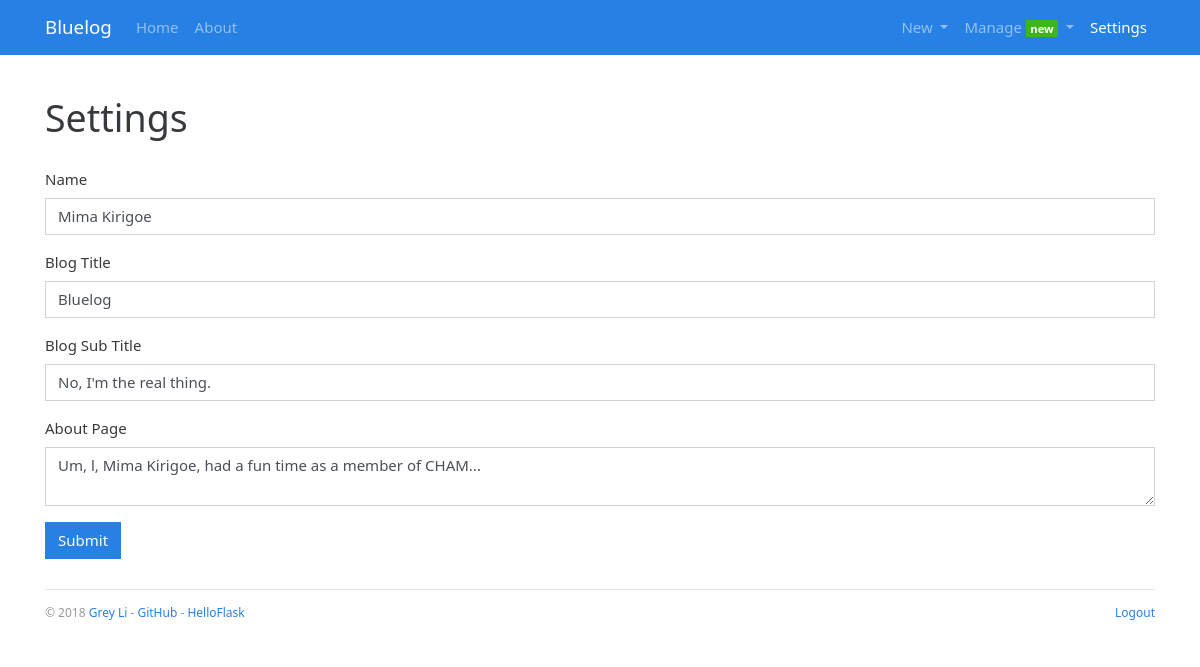
Before: /admin/settings (signed in) with the older database file.
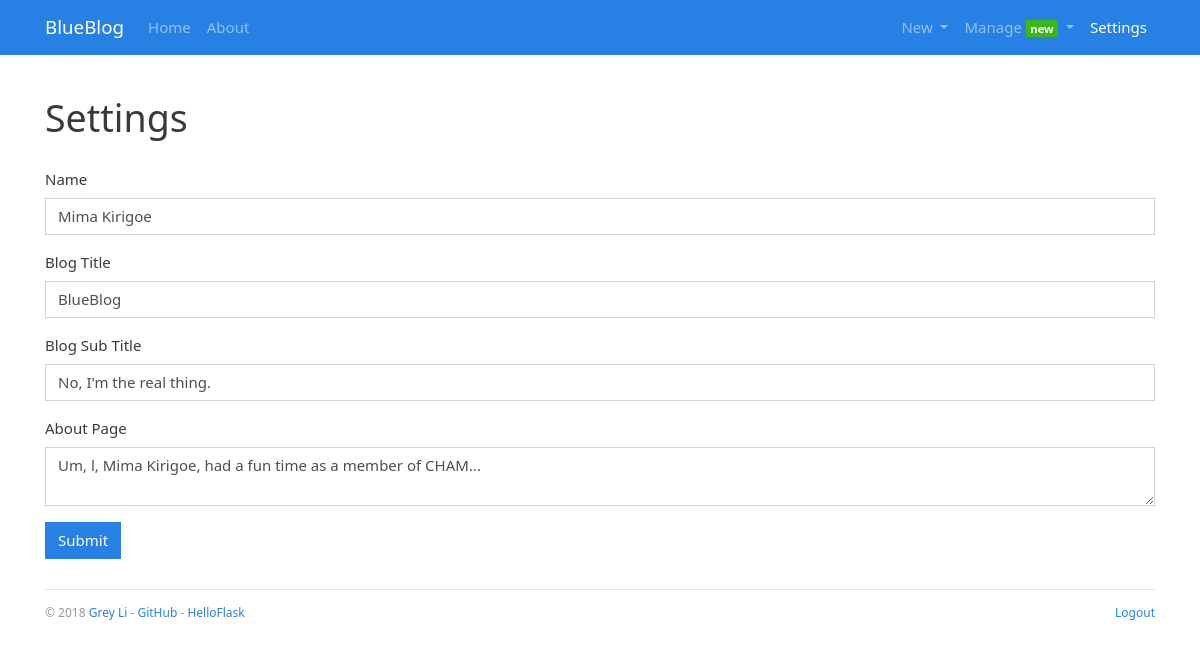
After: the same page with the newer database file.
### blueblog/models.py (models this page shows, shortened)
class Admin(db.Model, UserMixin):
    id = db.Column(db.Integer, primary_key=True)
    username = db.Column(db.String(20))
    password_hash=db.Column(db.String(128))
    blog_title = db.Column(db.String(60))
    blog_sub_title = db.Column(db.String(100))
    name = db.Column(db.String(30))
    about = db.Column(db.Text)

### blueblog/blueprints/admin.py (the view, shortened to what this page needs)
@admin_bp.route('/settings', methods=['GET', 'POST'])
@login_required
def settings():
    form = SettingForm()
    form.name.data = current_user.name
    form.blog_title.data = current_user.blog_title
    form.blog_sub_title.data = current_user.blog_sub_title
    form.about.data = current_user.about
    return render_template('admin/settings.html', form=form)

### blueblog/forms.py
class SettingForm(FlaskForm):
    name = StringField('Name', validators=[DataRequired(), Length(1, 30)])
    blog_title = StringField('Blog Title', validators=[DataRequired(), Length(1, 60)])
    blog_sub_title = StringField('Blog Sub Title', validators=[DataRequired(), Length(1, 100)])
    about = CKEditorField('About Page', validators=[DataRequired()])
    submit = SubmitField()

### blueblog/__init__.py (called while the page is built)
def register_template_context(app):
    @app.context_processor
    def make_template_context():
        admin = Admin.query.first()
        categories = Category.query.order_by(Category.name).all()
        links = Link.query.order_by(Link.name).all()
        if current_user.is_authenticated:
            unread_comments = Comment.query.filter_by(reviewed=False).count()
        else:
            unread_comments = None
        return dict(
            admin=admin, categories=categories,
            links=links, unread_comments=unread_comments)

### blueblog/extensions.py (called while the page is built)
@login_manager.user_loader
def load_user(user_id):
    from blueblog.models import Admin
    user = Admin.query.get(int(user_id))
    return user

### blueblog/templates/admin/settings.html (shortened to what this page needs)
{% extends 'base.html' %}
{% from 'bootstrap/form.html' import render_form %}
{% block content %}
    <div class="page-header">
        <h1>Settings</h1>
    </div>
    {{ render_form(form) }}
{% endblock %}

### blueblog/templates/base.html (shortened to what this page needs)
{% from 'bootstrap/nav.html' import render_nav_item %}
<!DOCTYPE html>
<html lang="en">
<head>
    {% block head %}
        <link rel="stylesheet"
              href="{{ url_for('static', filename='css/%s.min.css' % request.cookies.get('theme', 'perfect_blue')) }}"
              type="text/css">
        <link rel="stylesheet" href="{{ url_for('static', filename='css/style.css') }}" type="text/css">
    {% endblock head %}
</head>
<body>
{% block nav %}
    <nav class="navbar navbar-expand-lg navbar-dark bg-primary">
        <div class="container">
            <a class="navbar-brand" href="{{ url_for('blog.index') }}">{{ admin.blog_title }}</a>
            <div class="collapse navbar-collapse" id="navbarColor01">
                <ul class="navbar-nav mr-auto">
                    {{ render_nav_item('blog.index', 'Home') }}
                    {{ render_nav_item('blog.about', 'About') }}
                </ul>
                <ul class="nav navbar-nav navbar-right">
                    {% if current_user.is_authenticated %}
                        <li class="nav-item dropdown">
                            <a href="#" class="nav-link dropdown-toggle" data-toggle="dropdown" role="button"
                               aria-haspopup="true"
                               aria-expanded="false">
                                New
                            </a>
                        </li>
                        <li class="nav-item dropdown">
                            <a href="#" class="nav-link dropdown-toggle" data-toggle="dropdown" role="button"
                               aria-haspopup="true"
                               aria-expanded="false">
                                Manage
                                {% if unread_comments %}
                                    <span class="badge badge-success">new</span>
                                {% endif %}
                            </a>
                        </li>
                        {{ render_nav_item('admin.settings', 'Settings') }}
                    {% endif %}
                </ul>
            </div>
        </div>
    </nav>
{% endblock nav %}
<main class="container">
    {% block content %}{% endblock content %}
    {% block footer %}
        <footer>
            <p class="float-left">
                <small> &copy; 2018 <a href="http://greyli.com" title="Written by Grey Li">Grey Li</a> -
                    <a href="https://github.com/greyli/bluelog" title="Fork me on GitHub">GitHub</a> -
                    <a href="http://helloflask.com" title="A HelloFlask project">HelloFlask</a>
                </small>
            </p>
            <p class="float-right">
                <small>
                    {% if current_user.is_authenticated %}
                        <a href="{{ url_for('auth.logout', next=request.full_path) }}">Logout</a>
                    {% else %}
                        <a href="{{ url_for('auth.login', next=request.full_path) }}">Login</a>
                    {% endif %}
                </small>
            </p>
        </footer>
    {% endblock footer %}
</main>
</body>
</html>

### blueblog/static/css/style.css (style rules this page uses)
nav { margin-bottom: 20px; }
.page-header { padding-top: 20px; padding-bottom: 20px; }
footer { margin-top: 30px; padding: 10px 0 40px; color: #999; border-top: 1px solid #e5e5e5; }

Changed rows visible on the page:
changed Admin "Mima Kirigoe": blog_title "Bluelog" → "BlueBlog"
